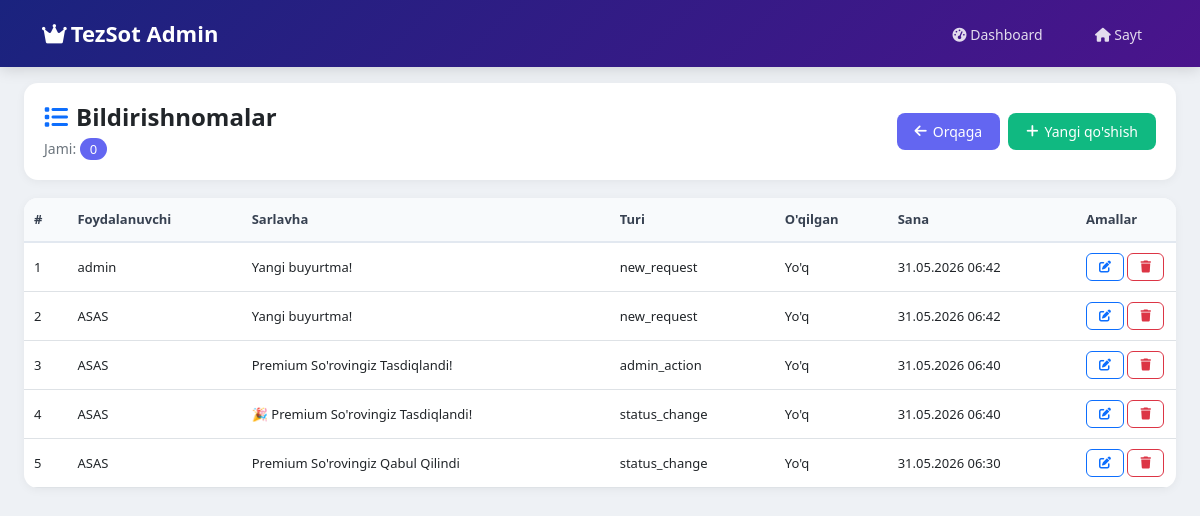
The page /admin-models/notifications/ (signed in) on the database its author committed.
### fronend/models.py (models this page shows, shortened)
class PremiumNotification(models.Model):
    NOTIFICATION_TYPES = [
        ('expiry_soon', 'Premium muddati tugash arafasida'),
        ('expired', 'Premium muddati tugadi'),
        ('new_request', 'Yangi premium so\'rovi'),
        ('admin_action', 'Admin harakati'),
        ('product_limit', 'Mahsulot limiti tugab qoldi'),
        ('auto_renewed', 'Premium avtomatik uzaytirildi'),
    ]
    user = models.ForeignKey(User, on_delete=models.CASCADE, related_name='premium_notifications')
    notification_type = models.CharField(max_length=50, choices=NOTIFICATION_TYPES)
    title = models.CharField(max_length=200)
    message = models.TextField()
    is_read = models.BooleanField(default=False)
    data = models.JSONField(default=dict, blank=True)
    created_at = models.DateTimeField(auto_now_add=True)
    class Meta:
        ordering = ['-created_at']
        indexes = [
            models.Index(fields=['user', 'is_read', 'created_at']),
        ]

### fronend/admin_views.py (the view)
# urls.py: path('admin-models/notifications/', admin_views.admin_notifications_list, name='admin_notifications_list'),
@login_required
@user_passes_test(is_admin)
def admin_notifications_list(request):
    notifications = PremiumNotification.objects.select_related('user').all().order_by('-created_at')
    rows = [{
        'id': n.id,
        'values': [
            n.user.username,
            n.title[:40],
            n.notification_type,
            'Ha' if n.is_read else "Yo'q",
            n.created_at.strftime('%d.%m.%Y %H:%M'),
        ]
    } for n in notifications]
    return render(request, 'admin/model_list.html', {
        'rows': rows,
        'field_labels': ['Foydalanuvchi', 'Sarlavha', 'Turi', "O'qilgan", 'Sana'],
        'model_verbose': 'Bildirishnomalar',
        'admin_add_url': '/admin/fronend/premiumnotification/add/',
        'admin_edit_prefix': '/admin/fronend/premiumnotification/',
    })

### fronend/admin_views.py (called while the page is built)
def is_admin(user):
    return user.is_superuser or user.is_staff or user.groups.filter(name='Admin').exists()

### fronend/context_processors.py (called while the page is built)
def cart_context(request):
    cart_count = 0
    if request.user.is_authenticated:
        cart = request.session.get('savat', {})
        cart_count = len(cart)
    return {'cart_count': cart_count}

### fronend/models.py (called while the page is built)
    @classmethod
    def get_settings(cls):
        settings, created = cls.objects.get_or_create(id=1)
        return settings

### fronend/templates/admin/model_list.html (shortened to what this page needs)
{% load static %}
<!DOCTYPE html>
<html lang="uz">
<head>
    <link href="https://cdn.jsdelivr.net/npm/bootstrap@5.1.3/dist/css/bootstrap.min.css" rel="stylesheet">
    <link rel="stylesheet" href="https://cdnjs.cloudflare.com/ajax/libs/font-awesome/6.0.0/css/all.min.css">
</head>
<body>
    <nav class="dashboard-nav">
        <div class="container">
            <div class="d-flex justify-content-between align-items-center">
                <a href="{% url 'admin_dashboard' %}" class="navbar-brand text-decoration-none">
                    <i class="fas fa-crown me-1"></i>TezSot Admin
                </a>
                <div>
                    <a href="{% url 'admin_dashboard' %}" class="nav-link d-inline me-3"><i class="fas fa-tachometer-alt"></i> Dashboard</a>
                    <a href="{% url 'home' %}" class="nav-link d-inline"><i class="fas fa-home"></i> Sayt</a>
                </div>
            </div>
        </div>
    </nav>
    <div class="container-fluid px-4 py-3">
        <div class="page-header">
            <div>
                <h4 class="mb-1 fw-bold"><i class="fas fa-list me-2 text-primary"></i>{{ model_verbose }}</h4>
                <small class="text-muted">Jami: <span class="count-badge">{{ items|length }}</span></small>
            </div>
            <div class="d-flex gap-2 flex-wrap">
                <a href="{% url 'admin_dashboard' %}" class="btn-back"><i class="fas fa-arrow-left"></i> Orqaga</a>
                {% if admin_add_url %}
                <a href="{{ admin_add_url }}" class="btn-add" target="_blank"><i class="fas fa-plus"></i> Yangi qo'shish</a>
                {% endif %}
            </div>
        </div>
        <div class="table-card">
            <div class="table-responsive">
                <table class="table table-hover">
                    <thead>
                        <tr>
                            <th>#</th>
                            {% for label in field_labels %}
                            <th>{{ label }}</th>
                            {% endfor %}
                            <th style="width: 100px;">Amallar</th>
                        </tr>
                    </thead>
                    <tbody>
                        {% for row in rows %}
                        <tr>
                            <td>{{ forloop.counter }}</td>
                            {% for val in row.values %}
                            <td>{{ val }}</td>
                            {% endfor %}
                            <td>
                                <a href="{{ admin_edit_prefix }}{{ row.id }}/change/" target="_blank" class="action-link btn btn-outline-primary btn-sm" title="Tahrirlash">
                                    <i class="fas fa-edit"></i>
                                </a>
                                <a href="{{ admin_edit_prefix }}{{ row.id }}/delete/" target="_blank" class="action-link btn btn-outline-danger btn-sm" title="O'chirish">
                                    <i class="fas fa-trash"></i>
                                </a>
                            </td>
                        </tr>
                        {% empty %}
                        <tr><td colspan="{{ field_labels|length|add:2 }}" class="text-center text-muted py-5">
                            <i class="fas fa-inbox fa-3x mb-3 d-block" style="color: #d1d5db;"></i>
                            Hech qanday ma'lumot topilmadi
                        </td></tr>
                        {% endfor %}
                    </tbody>
                </table>
            </div>
        </div>
    </div>
</body>
</html>

### fronend/templates/admin/model_list.html (style rules this page uses)
* { box-sizing: border-box; }
body { background: #eef1f5; font-family: 'Segoe UI', Tahoma, Geneva, Verdana, sans-serif; }
.dashboard-nav { background: linear-gradient(135deg, #1a237e 0%, #4a148c 100%); padding: 12px 0; box-shadow: 0 2px 15px rgba(0,0,0,0.15); }
.dashboard-nav .navbar-brand { color: white; font-size: 22px; font-weight: 700; }
.dashboard-nav .nav-link { color: rgba(255,255,255,0.85) !important; font-size: 14px; }
.page-header { background: white; border-radius: 14px; padding: 20px; margin-bottom: 18px; box-shadow: 0 2px 10px rgba(0,0,0,0.05); display: flex; justify-content: space-between; align-items: center; flex-wrap: wrap; gap: 12px; }
.table-card { background: white; border-radius: 14px; box-shadow: 0 2px 10px rgba(0,0,0,0.05); padding: 0; overflow: hidden; }
.table { margin-bottom: 0; }
.table th { background: #f8fafc; font-weight: 600; color: #374151; font-size: 13px; padding: 12px 10px; border-bottom: 2px solid #e2e8f0; }
.table td { padding: 10px; font-size: 13px; vertical-align: middle; }
.count-badge { background: #6366f1; color: white; padding: 2px 10px; border-radius: 12px; font-size: 13px; }
.action-link { padding: 4px 12px; border-radius: 6px; text-decoration: none; font-size: 12px; transition: all 0.2s; }
.btn-add { background: #10B981; color: white; padding: 8px 18px; border-radius: 8px; text-decoration: none; font-size: 14px; display: inline-flex; align-items: center; gap: 6px; }
.btn-back { background: #6366f1; color: white; padding: 8px 18px; border-radius: 8px; text-decoration: none; font-size: 14px; display: inline-flex; align-items: center; gap: 6px; }

### rows shown on the page
PremiumNotification: values "Yangi buyurtma!" "new_request"
PremiumNotification: values "Yangi buyurtma!" "new_request"
PremiumNotification: values "Premium So'rovingiz Tasdiqlandi!" "admin_action"
PremiumNotification: values "🎉 Premium So'rovingiz Tasdiqlandi!" "status_change"
PremiumNotification: values "Premium So'rovingiz Qabul Qilindi" "status_change"

### other values the page prints
{{ model_verbose }} "Bildirishnomalar"
{{ items|length }} "0"
{{ label }} "Foydalanuvchi" "Sarlavha" "Turi" "O'qilgan" "Sana"
{{ val }} "admin" "Yo'q" "31.05.2026 06:42" "ASAS" "Yo'q" "31.05.2026 06:42" "ASAS" "Yo'q" "31.05.2026 06:40" "ASAS" "Yo'q" "31.05.2026 06:40" "ASAS" "Yo'q" "31.05.2026 06:30"
